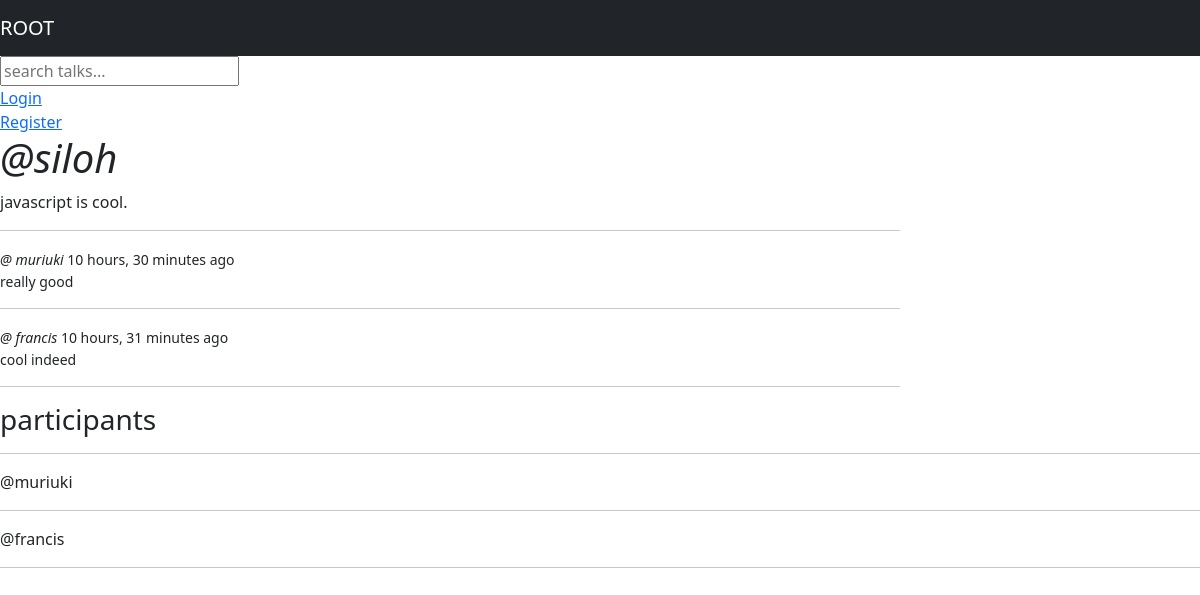
/room/11/, run on the app's committed database.
### base/models.py (models this page shows, shortened)
class Discussion(models.Model):
    name=models.CharField(max_length=200)
    host=models.ForeignKey(User,on_delete=models.SET_NULL,null=True)
    topic=models.ForeignKey(Topic,on_delete=models.SET_NULL,null=True)
    description=models.TextField(null=True,blank=True)
    participants=models.ManyToManyField(User,related_name='participants',blank=True)
    timeUpdated=models.DateTimeField(auto_now=True)
    timeCreated=models.DateTimeField(auto_now_add=True)
    class Meta:
        ordering=['-timeCreated','-timeUpdated']

class  Blog(models.Model):
    user=models.ForeignKey(User,on_delete=models.CASCADE)
    discuss=models.ForeignKey(Discussion,on_delete=models.CASCADE)
    body=models.TextField()
    timeUpdated=models.DateTimeField(auto_now=True)
    timeCreated=models.DateTimeField(auto_now_add=True)
    class Meta:
        ordering=['-timeCreated','-timeUpdated']

### base/views.py (the view, shortened to what this page needs)
# urls.py: path('room/<str:primaryKey>/',views.room,name='room'),
def  room(request,primaryKey):
    discuss=Discussion.objects.get(id=primaryKey)
    blog_messages= discuss.blog_set.all()
    participants=discuss.participants.all()
    context={'discuss':discuss,
    'blog_messages':blog_messages,
    'participants':participants,
    }
    return render(request,'base/room.html',context)

### base/templates/base/room.html (shortened to what this page needs)
{% extends 'main.html'%}
{% block content%}
<div class="discuss-container">
    <div>
        <h1><em> @{{discuss.name}}</em></h1>
        <p>{{discuss.description}}</p>
            <hr>
            {%  for message in blog_messages %}
            <div>
                <small>
                <em>@ {{message.user}}</em>  {{message.timeCreated|timesince}} ago<br>
                    <p>
                        {{message.body}}
                    </p>
                    <hr>
                </small>
            </div>
            {% endfor %}
        </div>
    </div>
    <div>
        <h3>participants</h3>
        <hr>
        {% for user in participants%}
        <div >
            <p>@{{ user.username}}</p>
        </div>
        <hr>
        {%endfor%}
    </div>
{% endblock content%}

### base/static/styles/main.css (style rules this page uses)
body { background-color: aliceblue; padding: 0%; margin: 0%; }

### base/templates/base/room.html (style rules this page uses)
.discuss-container { display: grid; grid-template-columns: 3fr 1fr; }

### data on the page
Discussion: name "siloh", description "javascript is cool."
Blog: user "muriuki", timeCreated "10 hours, 30 minutes", body "really good"
Blog: user "francis", timeCreated "10 hours, 31 minutes", body "cool indeed"

### other printed values
{{ user.username }} "muriuki"
{{ user.username }} "francis"
